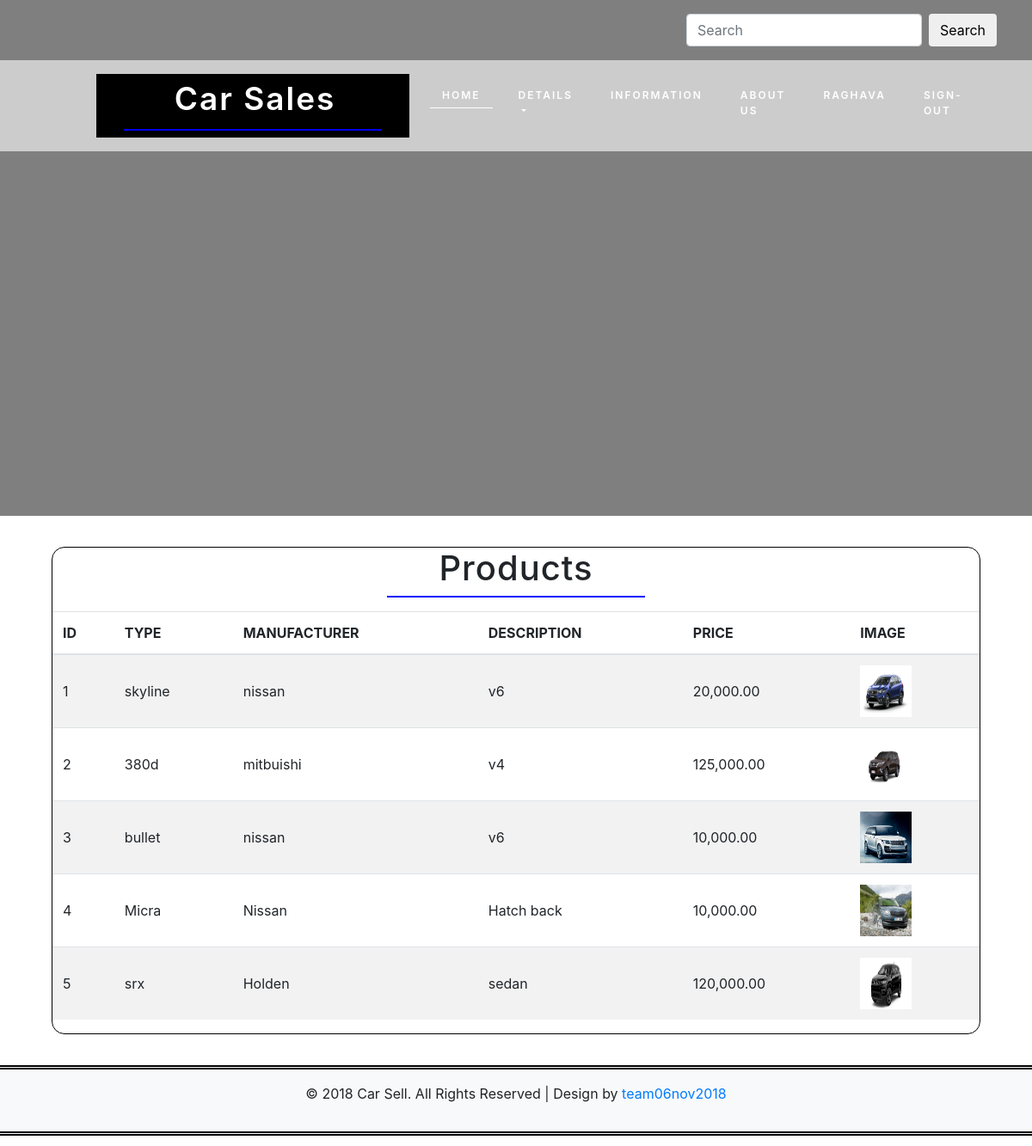
The page /product.php (signed in) on the database its author committed.
### tables this page shows
CREATE TABLE `products` (
  `id` int(11) NOT NULL,
  `type` varchar(20) NOT NULL,
  `manufacturer` varchar(20) NOT NULL,
  `description` varchar(50) DEFAULT NULL,
  `price` int(11) NOT NULL,
  `image` varchar(50) NOT NULL
);

### product.php (the view, shortened to what this page needs)
<!DOCTYPE html>
<html>
<head>
</head>
<?php include('header.php'); ?>
<body onLoad="run_first()">
<div class="product">
	<?php
		$conn  = db_connect();
		$sql = "SELECT * FROM products;";
		$result = $conn -> query($sql);
		print "<h1>Products</h1>\n";
		print "<div class=\"table-responsive mt-3\">\n";
		print "<table class=\"table table-striped\">\n";
            print "<thead>\n";
				print "<tr>\n";
					while ($field = $result -> fetch_field())
					{
  						print "<th>" . strtoupper($field->name) . "</th>\n";
					}
      			print "</tr>\n";
    		print "</thead>\n";
    		print "<tbody>\n";
                while ($row = $result -> fetch_assoc()){
                    $id = $row["id"];
                    $type = $row["type"];
                    $manufacturer = $row["manufacturer"];
                    $description = $row["description"];
                    $price = number_format($row["price"],2);
                    $image = $row["image"];
      			    print "<tr>\n";
                    print "<td class=\"align-middle\">$id</td>\n";
                    if($type)
                        print "<td class=\"align-middle\">$type</td>\n";
                    else
                        print "<td class=\"align-middle\">&nbsp;</td>\n";;
                    if($manufacturer)
                        print "<td class=\"align-middle\">$manufacturer</td>\n";
                    else
                        print "<td class=\"align-middle\">&nbsp;</td>\n";
                    if($description)
                        print "<td class=\"align-middle\">$description</td>\n";
                    else
                        print "<td class=\"align-middle\">&nbsp;</td>\n";
                    if($price)
                        print "<td class=\"align-middle\">$price</td>\n";
                    else
                        print "<td class=\"align-middle\">&nbsp;</td>\n";
                    if (@file_exists($image))
                    {
                        print "<td class=\"align-middle\"><img src = $image width=60 height=60></td>\n";
                    }
                    else
                    {
                        print "<td class=\"align-middle\">&nbsp;</td>\n";;
                    }
      			    print "</tr>\n";
                }
    		print "</tbody>\n";
        print "</table>\n";
        print "</div>\n";
	?>
</div>
</body>
</html>
<?php include('footer.php'); ?>

### css/style.css (style rules this page uses)
* { margin: 0; padding: 0; }

### product.php (style rules this page uses)
.product { width: 90%; margin:3% 5%; display: inline-block; position: initial; border:1px solid black; height: auto; border-radius: 15px; }
h1 { font-size: 3em; color: #262c38; letter-spacing: 1px; position: relative; font-weight: 600; text-align: center; }
h1:after { border-top: 2px solid blue; display: block; width: 300px; content: ""; margin: 8px auto 0; }

### rows shown on the page
products: id "1", type "skyline", manufacturer "nissan", description "v6", price "20,000.00", image (picture)
products: id "2", type "380d", manufacturer "mitbuishi", description "v4", price "125,000.00", image (picture)
products: id "3", type "bullet", manufacturer "nissan", description "v6", price "10,000.00", image (picture)
products: id "4", type "Micra", manufacturer "Nissan", description "Hatch back", price "10,000.00", image (picture)
products: id "5", type "srx", manufacturer "Holden", description "sedan", price "120,000.00", image (picture)

### other values the page prints
$_SESSION['name'] "RAGHAVA"
$field->name "ID"
$field->name "TYPE"
$field->name "MANUFACTURER"
$field->name "DESCRIPTION"
$field->name "PRICE"
$field->name "IMAGE"
